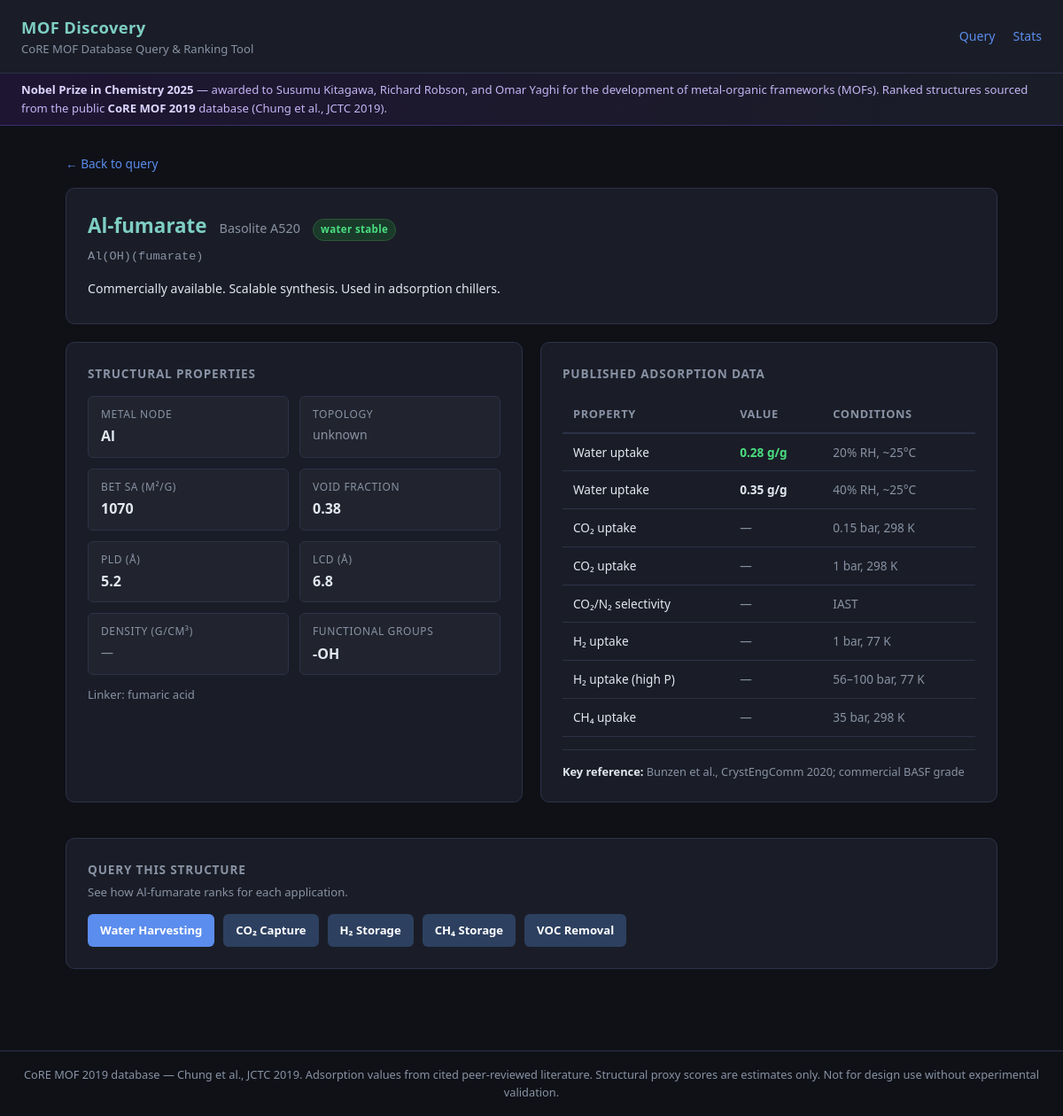
The page /mof/Al-fumarate on the database its author committed.
### models.py (models this page shows, shortened)
class Base(DeclarativeBase):
    pass

class MOFStructure(Base):
    __tablename__ = "mof_structures"
    id = Column(Integer, primary_key=True)
    name = Column(String, unique=True, nullable=False)
    common_name = Column(String)
    formula = Column(String)
    topology = Column(String)
    metal_node = Column(String)
    linker = Column(String)
    pore_limiting_diameter_A = Column(Float)    # PLD, Angstroms
    largest_cavity_diameter_A = Column(Float)   # LCD, Angstroms
    void_fraction = Column(Float)               # 0-1
    surface_area_m2_g = Column(Float)           # gravimetric BET m²/g
    surface_area_m2_cm3 = Column(Float)         # volumetric m²/cm³
    density_g_cm3 = Column(Float)
    has_open_metal_sites = Column(Boolean, default=False)
    functional_groups = Column(String)          # comma-separated: "-OH,-NH2"
    water_stability = Column(String)            # "low" | "moderate" | "high"
    water_uptake_g_g_20rh = Column(Float)       # g/g at 20% RH, ~25°C
    water_uptake_g_g_40rh = Column(Float)       # g/g at 40% RH, ~25°C
    co2_uptake_mmol_g_015bar = Column(Float)    # mmol/g at 0.15 bar, 298 K
    co2_uptake_mmol_g_1bar = Column(Float)      # mmol/g at 1 bar, 298 K
    co2_n2_selectivity = Column(Float)          # IAST CO2/N2 selectivity
    ch4_uptake_cm3_cm3_35bar = Column(Float)    # cm³(STP)/cm³ at 35 bar, 298 K
    ch4_uptake_cc_g_35bar = Column(Float)       # cm³(STP)/g at 35 bar, 298 K
    h2_uptake_wt_1bar_77k = Column(Float)       # wt% at 1 bar, 77 K
    h2_uptake_wt_100bar_77k = Column(Float)     # wt% at 100 bar, 77 K
    key_paper = Column(String)
    core_mof_id = Column(String)
    notes = Column(Text)

### main.py (the view)
@app.get("/mof/{name}", response_class=HTMLResponse)
async def mof_detail(request: Request, name: str, db: Session = Depends(get_db)):
    row = db.execute(
        select(MOFStructure).where(MOFStructure.name == name)
    ).scalar_one_or_none()
    if row is None:
        return HTMLResponse("<h2>MOF not found</h2>", status_code=404)
    return templates.TemplateResponse(request, "detail.html", {"mof": row.to_dict()})

### templates/detail.html (shortened to what this page needs)
{% extends "base.html" %}
{% block content %}
<div style="margin-bottom:16px;font-size:0.85rem;">
  <a href="/">&larr; Back to query</a>
</div>
<div class="card">
  <div style="display:flex;align-items:baseline;gap:14px;flex-wrap:wrap;margin-bottom:6px;">
    <h1 style="font-size:1.4rem;font-weight:700;color:var(--accent2);">{{ mof.name }}</h1>
    {% if mof.common_name %}
    <span style="font-size:0.9rem;color:var(--muted);">{{ mof.common_name }}</span>
    {% endif %}
    {% if mof.water_stability == 'high' %}
    <span class="badge badge-pub">water stable</span>
    {% elif mof.water_stability == 'moderate' %}
    <span class="badge badge-proxy40">moisture sensitive</span>
    {% elif mof.water_stability == 'low' %}
    <span class="badge" style="background:#2a1a1a;color:#f87171;border:1px solid #5a2a2a;">moisture unstable</span>
    {% endif %}
  </div>
  {% if mof.formula %}
  <div style="font-size:0.85rem;color:var(--muted);margin-bottom:14px;font-family:monospace;">{{ mof.formula }}</div>
  {% endif %}
  {% if mof.notes %}
  <p style="font-size:0.88rem;color:var(--text);margin-bottom:4px;">{{ mof.notes }}</p>
  {% endif %}
</div>
<div style="display:grid;grid-template-columns:1fr 1fr;gap:20px;margin-bottom:20px;">
  <div class="card">
    <h3 style="font-size:0.85rem;font-weight:700;color:var(--muted);text-transform:uppercase;letter-spacing:0.06em;margin-bottom:14px;">Structural Properties</h3>
    <div class="prop-grid" style="grid-template-columns:1fr 1fr;">
      <div class="prop-item">
        <div class="prop-label">Metal node</div>
        <div class="prop-value">{{ mof.metal_node or '—' }}</div>
      </div>
      <div class="prop-item">
        <div class="prop-label">Topology</div>
        <div class="prop-value {% if not mof.topology %}na{% endif %}">{{ mof.topology or 'unknown' }}</div>
      </div>
      <div class="prop-item">
        <div class="prop-label">BET SA (m²/g)</div>
        <div class="prop-value {% if not mof.surface_area_m2_g %}na{% endif %}">{{ (mof.surface_area_m2_g|int)|string if mof.surface_area_m2_g else '—' }}</div>
      </div>
      <div class="prop-item">
        <div class="prop-label">Void fraction</div>
        <div class="prop-value {% if not mof.void_fraction %}na{% endif %}">{{ "%.2f"|format(mof.void_fraction) if mof.void_fraction else '—' }}</div>
      </div>
      <div class="prop-item">
        <div class="prop-label">PLD (Å)</div>
        <div class="prop-value {% if not mof.pore_limiting_diameter_A %}na{% endif %}">{{ "%.1f"|format(mof.pore_limiting_diameter_A) if mof.pore_limiting_diameter_A else '—' }}</div>
      </div>
      <div class="prop-item">
        <div class="prop-label">LCD (Å)</div>
        <div class="prop-value {% if not mof.largest_cavity_diameter_A %}na{% endif %}">{{ "%.1f"|format(mof.largest_cavity_diameter_A) if mof.largest_cavity_diameter_A else '—' }}</div>
      </div>
      <div class="prop-item">
        <div class="prop-label">Density (g/cm³)</div>
        <div class="prop-value {% if not mof.density_g_cm3 %}na{% endif %}">{{ "%.2f"|format(mof.density_g_cm3) if mof.density_g_cm3 else '—' }}</div>
      </div>
      <div class="prop-item">
        <div class="prop-label">Functional groups</div>
        <div class="prop-value {% if not mof.functional_groups %}na{% endif %}">{{ mof.functional_groups or 'none' }}</div>
      </div>
    </div>
    {% if mof.linker %}
    <div style="margin-top:12px;font-size:0.82rem;color:var(--muted);">Linker: {{ mof.linker }}</div>
    {% endif %}
  </div>
  <div class="card">
    <h3 style="font-size:0.85rem;font-weight:700;color:var(--muted);text-transform:uppercase;letter-spacing:0.06em;margin-bottom:14px;">Published Adsorption Data</h3>
    <table style="font-size:0.85rem;">
      <thead>
        <tr>
          <th>Property</th>
          <th>Value</th>
          <th>Conditions</th>
        </tr>
      </thead>
      <tbody>
        <tr>
          <td>Water uptake</td>
          <td>{% if mof.water_uptake_g_g_20rh %}<strong style="color:var(--green);">{{ "%.2f"|format(mof.water_uptake_g_g_20rh) }} g/g</strong>{% else %}<span style="color:var(--muted);">—</span>{% endif %}</td>
          <td style="color:var(--muted);">20% RH, ~25°C</td>
        </tr>
        <tr>
          <td>Water uptake</td>
          <td>{% if mof.water_uptake_g_g_40rh %}<strong>{{ "%.2f"|format(mof.water_uptake_g_g_40rh) }} g/g</strong>{% else %}<span style="color:var(--muted);">—</span>{% endif %}</td>
          <td style="color:var(--muted);">40% RH, ~25°C</td>
        </tr>
        <tr>
          <td>CO₂ uptake</td>
          <td>{% if mof.co2_uptake_mmol_g_015bar %}<strong style="color:var(--green);">{{ "%.1f"|format(mof.co2_uptake_mmol_g_015bar) }} mmol/g</strong>{% else %}<span style="color:var(--muted);">—</span>{% endif %}</td>
          <td style="color:var(--muted);">0.15 bar, 298 K</td>
        </tr>
        <tr>
          <td>CO₂ uptake</td>
          <td>{% if mof.co2_uptake_mmol_g_1bar %}<strong>{{ "%.1f"|format(mof.co2_uptake_mmol_g_1bar) }} mmol/g</strong>{% else %}<span style="color:var(--muted);">—</span>{% endif %}</td>
          <td style="color:var(--muted);">1 bar, 298 K</td>
        </tr>
        <tr>
          <td>CO₂/N₂ selectivity</td>
          <td>{% if mof.co2_n2_selectivity %}<strong>{{ mof.co2_n2_selectivity|int }}</strong>{% else %}<span style="color:var(--muted);">—</span>{% endif %}</td>
          <td style="color:var(--muted);">IAST</td>
        </tr>
        <tr>
          <td>H₂ uptake</td>
          <td>{% if mof.h2_uptake_wt_1bar_77k %}<strong style="color:var(--green);">{{ "%.2f"|format(mof.h2_uptake_wt_1bar_77k) }} wt%</strong>{% else %}<span style="color:var(--muted);">—</span>{% endif %}</td>
          <td style="color:var(--muted);">1 bar, 77 K</td>
        </tr>
        <tr>
          <td>H₂ uptake (high P)</td>
          <td>{% if mof.h2_uptake_wt_100bar_77k %}<strong>{{ "%.2f"|format(mof.h2_uptake_wt_100bar_77k) }} wt%</strong>{% else %}<span style="color:var(--muted);">—</span>{% endif %}</td>
          <td style="color:var(--muted);">56–100 bar, 77 K</td>
        </tr>
        <tr>
          <td>CH₄ uptake</td>
          <td>{% if mof.ch4_uptake_cm3_cm3_35bar %}<strong style="color:var(--green);">{{ mof.ch4_uptake_cm3_cm3_35bar|int }} cm³/cm³</strong>{% else %}<span style="color:var(--muted);">—</span>{% endif %}</td>
          <td style="color:var(--muted);">35 bar, 298 K</td>
        </tr>
      </tbody>
    </table>
    {% if mof.key_paper %}
    <div style="margin-top:14px;padding-top:14px;border-top:1px solid var(--border);font-size:0.8rem;color:var(--muted);">
      <strong style="color:var(--text);">Key reference:</strong> {{ mof.key_paper }}
    </div>
    {% endif %}
  </div>
</div>
<div class="card">
  <h3 style="font-size:0.85rem;font-weight:700;color:var(--muted);text-transform:uppercase;letter-spacing:0.06em;margin-bottom:4px;">Query This Structure</h3>
  <p style="font-size:0.82rem;color:var(--muted);margin-bottom:14px;">See how {{ mof.name }} ranks for each application.</p>
  <div style="display:flex;gap:10px;flex-wrap:wrap;">
    <a class="btn" style="font-size:0.82rem;padding:8px 14px;" href="/?use_case=water_harvesting&top_k=10">Water Harvesting</a>
    <a class="btn" style="font-size:0.82rem;padding:8px 14px;background:#2d4060;" href="/?use_case=co2_capture&top_k=10">CO₂ Capture</a>
    <a class="btn" style="font-size:0.82rem;padding:8px 14px;background:#2d4060;" href="/?use_case=h2_storage&top_k=10">H₂ Storage</a>
    <a class="btn" style="font-size:0.82rem;padding:8px 14px;background:#2d4060;" href="/?use_case=ch4_storage&top_k=10">CH₄ Storage</a>
    <a class="btn" style="font-size:0.82rem;padding:8px 14px;background:#2d4060;" href="/?use_case=voc_removal&top_k=10">VOC Removal</a>
  </div>
</div>
{% endblock %}

### templates/base.html (style rules this page uses)
:root { --bg: #0f1117; --surface: #1a1d27; --border: #2d3148; --accent: #5b8dee; --accent2: #7ecec4; --text: #e2e8f0; --muted: #8892a4; --green: #4ade80; --yellow: #facc15; --red: #f87171; }
* { box-sizing: border-box; margin: 0; padding: 0; }
body { background: var(--bg); color: var(--text); font-family: 'Segoe UI', system-ui, sans-serif; font-size: 15px; line-height: 1.6; }
a { color: var(--accent); text-decoration: none; }
.card { background: var(--surface); border: 1px solid var(--border); border-radius: 10px; padding: 24px; margin-bottom: 20px; }
.badge { display: inline-block; font-size: 0.72rem; padding: 2px 8px; border-radius: 99px; font-weight: 600; letter-spacing: 0.03em; }
.badge-pub { background: #1a3a2a; color: #4ade80; border: 1px solid #2d5a3a; }
table { width: 100%; border-collapse: collapse; font-size: 0.88rem; }
th { text-align: left; padding: 10px 12px; color: var(--muted); font-weight: 600; border-bottom: 2px solid var(--border); font-size: 0.8rem; text-transform: uppercase; letter-spacing: 0.05em; }
td { padding: 10px 12px; border-bottom: 1px solid var(--border); vertical-align: top; }
.prop-grid { display: grid; grid-template-columns: repeat(auto-fill, minmax(200px, 1fr)); gap: 12px; }
.prop-item { background: rgba(255,255,255,0.03); border: 1px solid var(--border); border-radius: 6px; padding: 10px 14px; }
.prop-label { font-size: 0.75rem; color: var(--muted); text-transform: uppercase; letter-spacing: 0.05em; margin-bottom: 3px; }
.prop-value { font-size: 1rem; font-weight: 600; }
.prop-value.na { color: var(--muted); font-weight: 400; font-size: 0.88rem; }
.btn { display: inline-block; background: var(--accent); color: #fff; padding: 10px 22px; border-radius: 6px; font-weight: 600; border: none; cursor: pointer; font-size: 0.92rem; transition: background 0.15s; }

### rows shown on the page
MOFStructure: name "Al-fumarate", common_name "Basolite A520", formula "Al(OH)(fumarate)", notes "Commercially available. Scalable synthesis. Used in adsorption chillers.", metal_node "Al", surface_area_m2_g "1070", void_fraction "0.38", pore_limiting_diameter_A "5.2", largest_cavity_diameter_A "6.8", functional_groups "-OH", linker "fumaric acid", water_uptake_g_g_20rh "0.28", water_uptake_g_g_40rh "0.35", key_paper "Bunzen et al., CrystEngComm 2020; commercial BASF grade"

### other values the page prints
{{ mof.topology or 'unknown' }} "unknown"
{{ "%.2f"|format(mof.density_g_cm3) if mof.density_g_cm3 else '—' }} "—"
